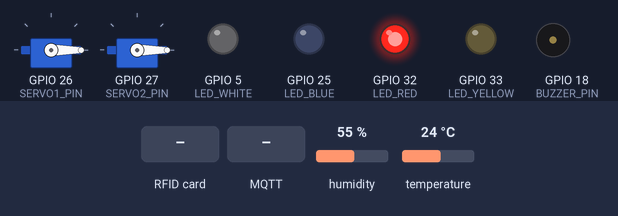
Bench run of a sketch on a simulated ESP32. Parts: 2 × servo, output pins drawn as LEDs (lit = HIGH), buzzer (waves = sounding, pin HIGH). Inputs (shaded band) come from the test bench; at power-on: temperature 24 °C, humidity 55 %. WiFi joins after 1.5 s; servers stay silent unless stated; no MQTT or app messages arrive unless stated; what the sketch prints to the serial monitor is not drawn.

Above: at 3.7 s.
3.8 s: RFID card 5E 7A 19 C4 held to the reader
At 4.7 s:
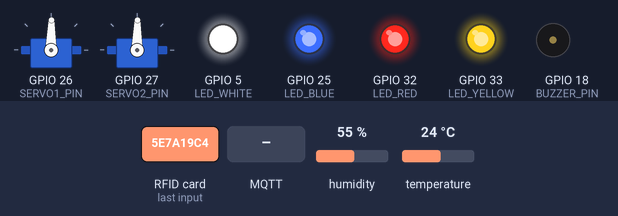
At 9.07 s:
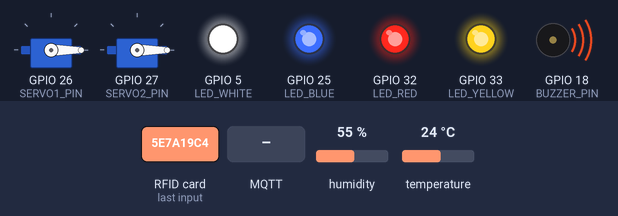
10.6 s: temperature set to 27 °C
12.1 s: temperature set to 30 °C
At 21.5 s:
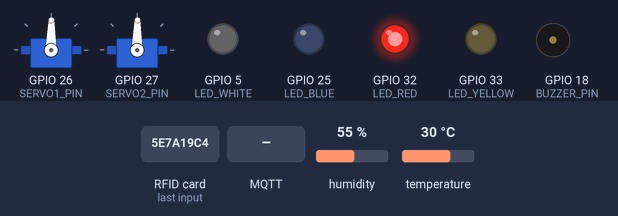
22.2 s: RFID card 5E 7A 19 C4 held to the reader
At 36.02 s:
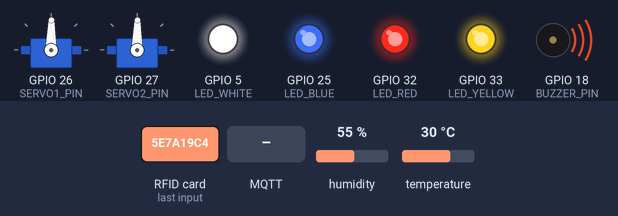
36.2 s: MQTT message "servo1" arrives on the first subscribed topic
44.2 s: MQTT message "1" arrives on the first subscribed topic
Timing chart, 0 to 59.2 s (numbered marks = the images above; inputs shaded):
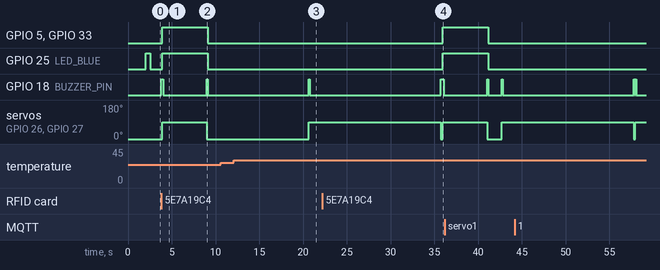

The sketch:

ESP32Kod.ino
```cpp
#include <WiFi.h>
#include <PubSubClient.h>
#include <SPI.h>
#include <MFRC522.h>
#include <ESP32Servo.h>
#include <DHT.h>

// === Wi-Fi Ayarları ===
const char* ssid = "Vurgun";
const char* password = "lip2784o";

// === MQTT Ayarları ===
const char* mqtt_server = "192.168.16.24";
const int mqtt_port = 1883;
const char* topic_uid = "rfid/uid";
const char* topic_dht = "dht/data";
const char* topic_servo_control = "servo/control";
const char* topic_servo_status = "servo/status";
const char* topic_led_control = "iot/control/led";
const char* topic_buzzer_control = "iot/control/buzzer";

// === Pin Tanımları ===
#define SS_PIN     15
#define RST_PIN    4
#define SCK_PIN    23
#define MISO_PIN   19
#define MOSI_PIN   21

#define SERVO1_PIN 26
#define SERVO2_PIN 27
#define BUZZER_PIN 18

#define LED_WHITE  5
#define LED_RED    32
#define LED_YELLOW 33
#define LED_BLUE   25

#define DHTPIN     22
#define DHTTYPE    DHT11

// === Nesne Tanımları ===
MFRC522 mfrc522(SS_PIN, RST_PIN);
WiFiClient espClient;
PubSubClient client(espClient);
Servo servo1;
Servo servo2;
DHT dht(DHTPIN, DHTTYPE);

// === Zamanlayıcılar ===
unsigned long lastDhtReadTime = 0;
const unsigned long dhtInterval = 10000;  // 10 saniye

// === Fonksiyonlar ===
void beep() {
  Serial.println("🔔 Buzzer aktif!");
  digitalWrite(BUZZER_PIN, HIGH);
  delay(100);
  digitalWrite(BUZZER_PIN, LOW);
}

void callback(char* topic, byte* payload, unsigned int length) {
  String msg = "";
  for (int i = 0; i < length; i++) msg += (char)payload[i];

  Serial.print("📩 MQTT Mesaj ➜ Topic: ");
  Serial.print(topic);
  Serial.print(" | İçerik: ");
  Serial.println(msg);

  // === Servo kontrolü ===
  if (String(topic) == topic_servo_control) {
    Serial.println("🔁 Servo komutu işleniyor...");
    int index = msg.indexOf(':');
    if (index != -1) {
      String servo = msg.substring(0, index);
      int angle = msg.substring(index + 1).toInt();
      if (servo == "servo1") {
        servo1.write(angle);
        client.publish(topic_servo_status, ("servo1:" + String(angle)).c_str());
      } else if (servo == "servo2") {
        servo2.write(angle);
        client.publish(topic_servo_status, ("servo2:" + String(angle)).c_str());
      }
    }
  }

  // === LED kontrolü ===
  else if (String(topic) == topic_led_control) {
    Serial.println("💡 LED komutu işleniyor...");

    if (msg == "white" || msg == "white_on") digitalWrite(LED_WHITE, HIGH);
    else if (msg == "white_off") digitalWrite(LED_WHITE, LOW);
    else if (msg == "red" || msg == "red_on") digitalWrite(LED_RED, HIGH);
    else if (msg == "red_off") digitalWrite(LED_RED, LOW);
    else if (msg == "yellow" || msg == "yellow_on") digitalWrite(LED_YELLOW, HIGH);
    else if (msg == "yellow_off") digitalWrite(LED_YELLOW, LOW);
    else if (msg == "blue" || msg == "blue_on") digitalWrite(LED_BLUE, HIGH);
    else if (msg == "blue_off") digitalWrite(LED_BLUE, LOW);
    else Serial.println("⚠️ Geçersiz LED komutu");
  }

  // === Buzzer kontrolü ===
  else if (String(topic) == topic_buzzer_control) {
    Serial.println("🔊 Buzzer komutu işleniyor...");
    if (msg == "on" || msg == "beep") {
      beep();
    } else {
      Serial.println("⚠️ Geçersiz buzzer komutu");
    }
  }
}

void setup_wifi() {
  Serial.print("Wi-Fi bağlanıyor...");
  WiFi.begin(ssid, password);
  int attempt = 0;
  while (WiFi.status() != WL_CONNECTED && attempt < 30) {
    delay(500);
    Serial.print(".");
    attempt++;
  }
  if (WiFi.status() == WL_CONNECTED) {
    Serial.println("\n✅ Wi-Fi bağlantısı başarılı.");
    Serial.print("📡 IP adresi: ");
    Serial.println(WiFi.localIP());
  } else {
    Serial.println("\n❌ Wi-Fi bağlantısı başarısız!");
  }
}

void reconnect() {
  while (!client.connected()) {
    Serial.print("MQTT bağlanıyor...");
    if (client.connect("ESP32Client")) {
      Serial.println("Bağlandı!");
      client.subscribe(topic_servo_control);
      client.subscribe(topic_led_control);
      client.subscribe(topic_buzzer_control);
    } else {
      Serial.print(" Hata: ");
      Serial.println(client.state());
      delay(2000);
    }
  }
}

void setup() {
  Serial.begin(115200);
  SPI.begin(SCK_PIN, MISO_PIN, MOSI_PIN, SS_PIN);
  mfrc522.PCD_Init();
  dht.begin();

  setup_wifi();
  client.setServer(mqtt_server, mqtt_port);
  client.setCallback(callback);

  servo1.setPeriodHertz(50);
  servo2.setPeriodHertz(50);
  servo1.attach(SERVO1_PIN, 500, 2400);
  servo2.attach(SERVO2_PIN, 500, 2400);
  servo1.write(0);
  servo2.write(0);

  pinMode(BUZZER_PIN, OUTPUT);
  pinMode(LED_WHITE, OUTPUT);
  pinMode(LED_RED, OUTPUT);
  pinMode(LED_YELLOW, OUTPUT);
  pinMode(LED_BLUE, OUTPUT);

  digitalWrite(LED_RED, HIGH); // sistem aktif göstergesi
  delay(500);
  digitalWrite(LED_BLUE, HIGH);
  delay(500);
  digitalWrite(LED_BLUE, LOW);
}

void loop() {
  if (!client.connected()) reconnect();
  client.loop();

  // === Sıcaklık/Nem ===
  unsigned long currentMillis = millis();
  if (currentMillis - lastDhtReadTime >= dhtInterval) {
    lastDhtReadTime = currentMillis;
    float temperature = dht.readTemperature();
    float humidity = dht.readHumidity();
    if (!isnan(temperature)) {
      Serial.printf("🌡 Sıcaklık: %.2f °C | 💧 Nem: %.2f %%\n", temperature, humidity);
      String sensorData = "temperature=" + String(temperature) + ";humidity=" + String(humidity);
      client.publish(topic_dht, sensorData.c_str());
      Serial.print("📤 MQTT DHT gönderimi: ");
      Serial.println(sensorData);

      if (temperature > 28.0) {
        Serial.println("🔥 Sıcaklık 28°C üzeri! Kapılar açılıyor...");
        servo1.write(89);
        servo2.write(89);
        beep();
        delay(15000);
        servo1.write(0);
        servo2.write(0);
        beep();
      }
    } else {
      Serial.println("⚠ DHT11 verisi okunamadı.");
    }
  }

  // === RFID Okuma ===
  if (!mfrc522.PICC_IsNewCardPresent()) return;
  if (!mfrc522.PICC_ReadCardSerial()) return;

  String uid = "";
  for (byte i = 0; i < mfrc522.uid.size; i++) {
    if (mfrc522.uid.uidByte[i] < 0x10) uid += "0";
    uid += String(mfrc522.uid.uidByte[i], HEX);
  }
  uid.toUpperCase();

  Serial.print("🎫 Kart Okundu, UID: ");
  Serial.println(uid);
  beep();

  bool mqttSent = client.publish(topic_uid, uid.c_str());
  Serial.print("📤 MQTT gönderme durumu: ");
  Serial.println(mqttSent ? "Başarılı" : "Başarısız");

  digitalWrite(LED_WHITE, HIGH);
  digitalWrite(LED_YELLOW, HIGH);
  digitalWrite(LED_BLUE, HIGH);
  servo1.write(89);
  servo2.write(89);
  beep();
  delay(5000);
  servo1.write(0);
  servo2.write(0);
  beep();
  digitalWrite(LED_WHITE, LOW);
  digitalWrite(LED_YELLOW, LOW);
  digitalWrite(LED_BLUE, LOW);

  delay(1500);
}
```

Measured:
- the behaviour switches between 28 and 29 °C on temperature (found by bisection; images 2 and 3)
- after the input at 3.8 s, GPIO 5 (LED_WHITE), GPIO 25 (LED_BLUE), GPIO 33 (LED_YELLOW): LOW → HIGH after 0.12 s, → LOW 5.2 s later; GPIO 18 (BUZZER_PIN): LOW → HIGH at once, → LOW 0.20 s later, → HIGH 5.0 s later, → LOW 0.10 s later; servo on GPIO 26 (SERVO1_PIN), servo on GPIO 27 (SERVO2_PIN): 0° → 89° after 0.12 s, → 0° 5.1 s later
- after the input at 10.6 s, every drawn part: stays the same
- after the input at 12.1 s, GPIO 18 (BUZZER_PIN): LOW → HIGH after 8.6 s, → LOW 0.10 s later; servo on GPIO 26 (SERVO1_PIN), servo on GPIO 27 (SERVO2_PIN): 0° → 89° after 8.6 s
- after the input at 22.2 s, GPIO 5 (LED_WHITE), GPIO 25 (LED_BLUE), GPIO 33 (LED_YELLOW): LOW → HIGH after 13.8 s
